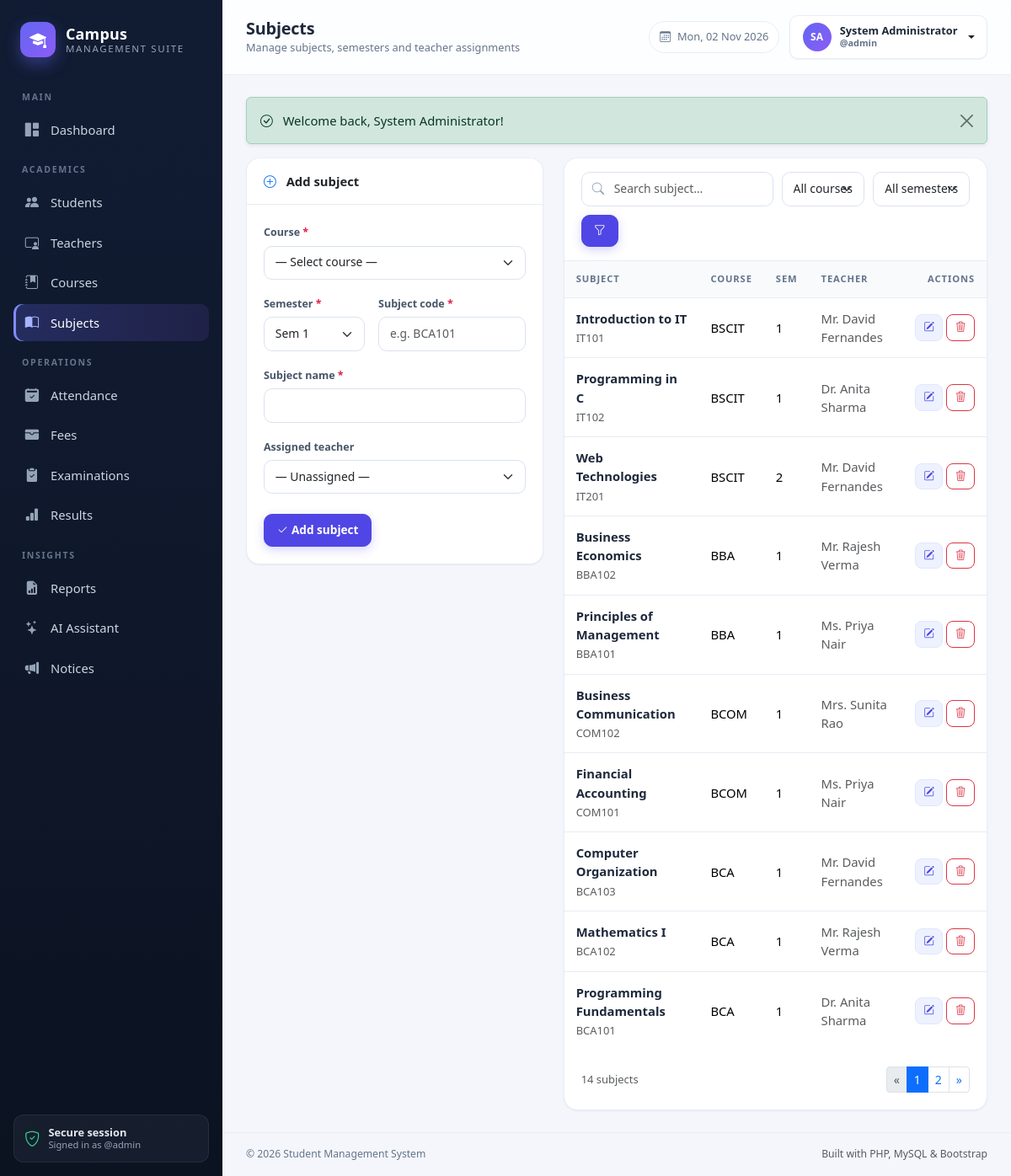
Screenshot of /admin/courses/subjects.php (signed in) with the database file from the repository.
### tables this page shows
CREATE TABLE subjects (
    id INT UNSIGNED AUTO_INCREMENT PRIMARY KEY,
    course_id INT UNSIGNED NOT NULL,
    semester TINYINT UNSIGNED NOT NULL DEFAULT 1,
    code VARCHAR(30) NOT NULL,
    name VARCHAR(120) NOT NULL,
    teacher_id INT UNSIGNED DEFAULT NULL,
    created_at TIMESTAMP DEFAULT CURRENT_TIMESTAMP,
    UNIQUE KEY uq_subject (course_id, code),
    CONSTRAINT fk_subjects_course FOREIGN KEY (course_id) REFERENCES courses(id) ON DELETE CASCADE,
    CONSTRAINT fk_subjects_teacher FOREIGN KEY (teacher_id) REFERENCES teachers(id) ON DELETE SET NULL
);

CREATE TABLE courses (
    id INT UNSIGNED AUTO_INCREMENT PRIMARY KEY,
    code VARCHAR(20) NOT NULL UNIQUE,
    name VARCHAR(120) NOT NULL,
    duration_years TINYINT UNSIGNED NOT NULL DEFAULT 3,
    total_fee DECIMAL(10,2) NOT NULL DEFAULT 0,
    description TEXT DEFAULT NULL,
    created_at TIMESTAMP DEFAULT CURRENT_TIMESTAMP
);

CREATE TABLE teachers (
    id INT UNSIGNED AUTO_INCREMENT PRIMARY KEY,
    employee_id VARCHAR(30) NOT NULL UNIQUE,
    full_name VARCHAR(120) NOT NULL,
    email VARCHAR(120) NOT NULL UNIQUE,
    phone VARCHAR(20) DEFAULT NULL,
    gender ENUM('Male','Female','Other') DEFAULT NULL,
    dob DATE DEFAULT NULL,
    qualification VARCHAR(120) DEFAULT NULL,
    address VARCHAR(255) DEFAULT NULL,
    photo VARCHAR(255) DEFAULT NULL,
    created_at TIMESTAMP DEFAULT CURRENT_TIMESTAMP
);

### config/database.php (called while the page is built, shortened)
<?php
function db(): PDO
{
    static $pdo = null;
    if ($pdo instanceof PDO) {
        return $pdo;
    }
    $dsn = 'mysql:host=' . DB_HOST . ';dbname=' . DB_NAME . ';charset=' . DB_CHARSET;
    try {
        $pdo = new PDO($dsn, DB_USER, DB_PASS, [
            PDO::ATTR_ERRMODE            => PDO::ERRMODE_EXCEPTION,
            PDO::ATTR_DEFAULT_FETCH_MODE => PDO::FETCH_ASSOC,
            PDO::ATTR_EMULATE_PREPARES   => false,
        ]);
    } catch (PDOException $e) {
        http_response_code(500);
        $message = APP_DEBUG ? $e->getMessage() : 'Unable to connect to the database.';
        echo '<!DOCTYPE html><html><head><meta charset="utf-8"><title>Database Error</title>'
            . '<link href="https://cdn.jsdelivr.net/npm/bootstrap@5.3.3/dist/css/bootstrap.min.css" rel="stylesheet"></head>'
            . '<body class="bg-light"><div class="container py-5"><div class="alert alert-danger shadow-sm">'
            . '<h4 class="alert-heading">Database connection failed</h4>'
            . '<p class="mb-2">' . htmlspecialchars($message) . '</p>'
            . '<hr><p class="mb-0 small">Make sure MySQL is running in XAMPP and that '
            . '<code>database/student_management.sql</code> has been imported.</p>'
            . '</div></div></body></html>';
        exit;
    }
    return $pdo;
}

### admin/courses/subjects.php (the view, shortened to what this page needs)
<?php
$editSubject = null;
$formValues = [
    'id'         => $editSubject['id'] ?? 0,
    'course_id'  => $editSubject['course_id'] ?? query_int('course_id'),
    'semester'   => $editSubject['semester'] ?? (query_int('semester') ?: 1),
    'code'       => $editSubject['code'] ?? '',
    'name'       => $editSubject['name'] ?? '',
    'teacher_id' => $editSubject['teacher_id'] ?? 0,
];
$q              = query('q');
$where  = [];
$params = [];
$whereSql = $where ? ' WHERE ' . implode(' AND ', $where) : '';
$countStmt = db()->prepare('SELECT COUNT(*) FROM subjects su' . $whereSql);
$countStmt->execute($params);
$p = paginate((int) $countStmt->fetchColumn());
$sql = 'SELECT su.*, c.name AS course_name, c.code AS course_code, t.full_name AS teacher_name
        FROM subjects su
        JOIN courses c ON c.id = su.course_id
        LEFT JOIN teachers t ON t.id = su.teacher_id' . $whereSql . '
        ORDER BY c.name, su.semester, su.name
        LIMIT ' . (int) $p['perPage'] . ' OFFSET ' . (int) $p['offset'];
$stmt = db()->prepare($sql);
$stmt->execute($params);
$subjects = $stmt->fetchAll();
require dirname(__DIR__, 2) . '/includes/header.php';
?>
<div class="row g-4">
    <div class="col-lg-5">
        <div class="card">
            <div class="card-header">
                <i class="bi bi-<?= $formValues['id'] ? 'pencil-square' : 'plus-circle' ?> me-2 text-primary"></i>
                <?= $formValues['id'] ? 'Edit subject' : 'Add subject' ?>
            </div>
            <div class="card-body">
                <form method="post">
                    <div class="mb-3">
                        <label class="form-label required">Course</label>
                        <select class="form-select" name="course_id" required>
                            <option value="">— Select course —</option>
                        </select>
                    </div>
                    <div class="row g-3">
                        <div class="col-5">
                            <label class="form-label required">Semester</label>
                            <select class="form-select" name="semester" required>
                                <?php foreach (semesters() as $semester): ?>
                                    <option value="<?= $semester ?>"<?= selected($formValues['semester'], $semester) ?>>Sem <?= $semester ?></option>
                                <?php endforeach; ?>
                            </select>
                        </div>
                        <div class="col-7">
                            <label class="form-label required">Subject code</label>
                            <input class="form-control" name="code" value="<?= e($formValues['code']) ?>" placeholder="e.g. BCA101" required>
                        </div>
                    </div>
                    <div class="mt-3">
                        <label class="form-label required">Subject name</label>
                        <input class="form-control" name="name" value="<?= e($formValues['name']) ?>" required>
                    </div>
                    <div class="mt-3">
                        <label class="form-label">Assigned teacher</label>
                        <select class="form-select" name="teacher_id">
                            <option value="0">— Unassigned —</option>
                        </select>
                    </div>
                    <div class="d-flex gap-2 mt-4">
                        <button class="btn btn-primary" type="submit">
                            <i class="bi bi-check2 me-1"></i><?= $formValues['id'] ? 'Save changes' : 'Add subject' ?>
                        </button>
                    </div>
                </form>
            </div>
        </div>
    </div>
    <div class="col-lg-7">
        <div class="card table-card">
            <div class="card-header">
                <form class="toolbar mb-0" method="get">
                    <div class="search-box input-icon">
                        <i class="bi bi-search"></i>
                        <input class="form-control" type="search" name="q" value="<?= e($q) ?>" placeholder="Search subject…">
                    </div>
                    <select class="form-select w-auto" name="course_id">
                        <option value="">All courses</option>
                    </select>
                    <select class="form-select w-auto" name="semester">
                        <option value="">All semesters</option>
                    </select>
                    <button class="btn btn-primary" type="submit"><i class="bi bi-funnel"></i></button>
                </form>
            </div>
            <div class="table-responsive">
                <table class="table table-hover align-middle mb-0">
                    <thead>
                        <tr><th>Subject</th><th>Course</th><th>Sem</th><th>Teacher</th><th class="text-end">Actions</th></tr>
                    </thead>
                    <tbody>
                        <?php foreach ($subjects as $subject): ?>
                            <tr>
                                <td>
                                    <div class="fw-semibold"><?= e($subject['name']) ?></div>
                                    <small class="text-muted"><?= e($subject['code']) ?></small>
                                </td>
                                <td><?= e($subject['course_code']) ?></td>
                                <td><?= (int) $subject['semester'] ?></td>
                                <td class="text-muted"><?= e($subject['teacher_name'] ?: 'Unassigned') ?></td>
                                <td class="text-end text-nowrap">
                                    <a class="btn btn-sm btn-soft" href="<?= e(url('admin/courses/subjects.php?edit=' . $subject['id'])) ?>" title="Edit">
                                        <i class="bi bi-pencil-square"></i>
                                    </a>
                                    <form class="d-inline" method="post">
                                        <button class="btn btn-sm btn-outline-danger" type="submit"
                                                data-confirm="Delete <?= e($subject['name']) ?>? Marks recorded for it will also be removed.">
                                            <i class="bi bi-trash3"></i>
                                        </button>
                                    </form>
                                </td>
                            </tr>
                        <?php endforeach; ?>
                    </tbody>
                </table>
            </div>
            <?php if ($p['pages'] > 1): ?>
                <div class="card-body d-flex justify-content-between align-items-center flex-wrap gap-2">
                    <small class="text-muted"><?= number_format((int) $p['total']) ?> subjects</small>
                </div>
            <?php endif; ?>
        </div>
    </div>
</div>
<?php require dirname(__DIR__, 2) . '/includes/footer.php'; ?>

### assets/css/style.css (style rules this page uses)
:root { --brand: #4f46e5; --brand-dark: #4338ca; --brand-soft: #eef2ff; --sidebar-bg: #0f172a; --sidebar-muted: #94a3b8; --body-bg: #f4f6fb; --surface: #ffffff; --text: #1e293b; --muted: #64748b; --line: #e8edf5; --radius: 16px; --shadow-sm: 0 1px 2px rgba(15, 23, 42, .06); --shadow: 0 10px 30px rgba(15, 23, 42, .07); --sidebar-w: 264px; }
* { box-sizing: border-box; }
body { margin: 0; background: var(--body-bg); color: var(--text); font-family: "Segoe UI", system-ui, -apple-system, "Helvetica Neue", Arial, sans-serif; font-size: .925rem; -webkit-font-smoothing: antialiased; }
a { text-decoration: none; }
.card { border: 1px solid var(--line); border-radius: var(--radius); box-shadow: var(--shadow-sm); }
.card-header { background: #fff; border-bottom: 1px solid var(--line); border-radius: var(--radius) var(--radius) 0 0 !important; padding: 16px 20px; font-weight: 600; }
.card-body { padding: 20px; }
.table { --bs-table-bg: transparent; margin-bottom: 0; }
.table > :not(caption) > * > * { padding: 13px 14px; border-bottom-color: var(--line); vertical-align: middle; }
.table thead th { font-size: .7rem; text-transform: uppercase; letter-spacing: .08em; color: var(--muted); font-weight: 700; background: #f8fafc; border-bottom: 1px solid var(--line) !important; white-space: nowrap; }
.table tbody tr:last-child td { border-bottom: 0; }
.table td .fw-semibold { color: var(--text); }
.table-card { overflow: hidden; }
.table-responsive { border-radius: 0 0 var(--radius) var(--radius); }
.btn { border-radius: 10px; font-weight: 600; font-size: .85rem; padding: .5rem .9rem; }
.btn-primary { background: var(--brand); border-color: var(--brand); box-shadow: 0 4px 12px rgba(79, 70, 229, .22); }
.btn-soft { background: var(--brand-soft); color: var(--brand); border: 1px solid #e0e7ff; }
.btn-sm { padding: .34rem .6rem; font-size: .78rem; border-radius: 8px; }
.form-label { font-size: .78rem; font-weight: 600; color: #475569; margin-bottom: .35rem; }
.form-control, .form-select { border-radius: 10px; border-color: #dbe2ee; padding: .55rem .8rem; font-size: .87rem; }
.required::after { content: " *"; color: #e11d48; }
.input-icon { position: relative; }
.input-icon > i { position: absolute; left: 13px; top: 50%; transform: translateY(-50%); color: #94a3b8; font-size: .9rem; }
.input-icon .form-control { padding-left: 38px; }
.toolbar { display: flex; flex-wrap: wrap; gap: 10px; align-items: center; margin-bottom: 16px; }
.toolbar .search-box { flex: 1 1 220px; max-width: 340px; }

### rows the page displays
subjects: name "Introduction to IT", code "IT101", course.code "BSCIT", semester "1", teacher.full_name "Mr. David Fernandes"
subjects: name "Programming in C", code "IT102", course.code "BSCIT", semester "1", teacher.full_name "Dr. Anita Sharma"
subjects: name "Web Technologies", code "IT201", course.code "BSCIT", semester "2", teacher.full_name "Mr. David Fernandes"
subjects: name "Business Economics", code "BBA102", course.code "BBA", semester "1", teacher.full_name "Mr. Rajesh Verma"
subjects: name "Principles of Management", code "BBA101", course.code "BBA", semester "1", teacher.full_name "Ms. Priya Nair"
subjects: name "Business Communication", code "COM102", course.code "BCOM", semester "1", teacher.full_name "Mrs. Sunita Rao"
subjects: name "Financial Accounting", code "COM101", course.code "BCOM", semester "1", teacher.full_name "Ms. Priya Nair"
subjects: name "Computer Organization", code "BCA103", course.code "BCA", semester "1", teacher.full_name "Mr. David Fernandes"
subjects: name "Mathematics I", code "BCA102", course.code "BCA", semester "1", teacher.full_name "Mr. Rajesh Verma"
subjects: name "Programming Fundamentals", code "BCA101", course.code "BCA", semester "1", teacher.full_name "Dr. Anita Sharma"

### other values shown
$group "MAIN"
$item['label'] "Dashboard"
$group "ACADEMICS"
$item['label'] "Students"
$item['label'] "Teachers"
$item['label'] "Courses"
$item['label'] "Subjects"
$group "OPERATIONS"
$item['label'] "Attendance"
$item['label'] "Fees"
$item['label'] "Examinations"
$item['label'] "Results"
$group "INSIGHTS"
$item['label'] "Reports"
$item['label'] "AI Assistant"
